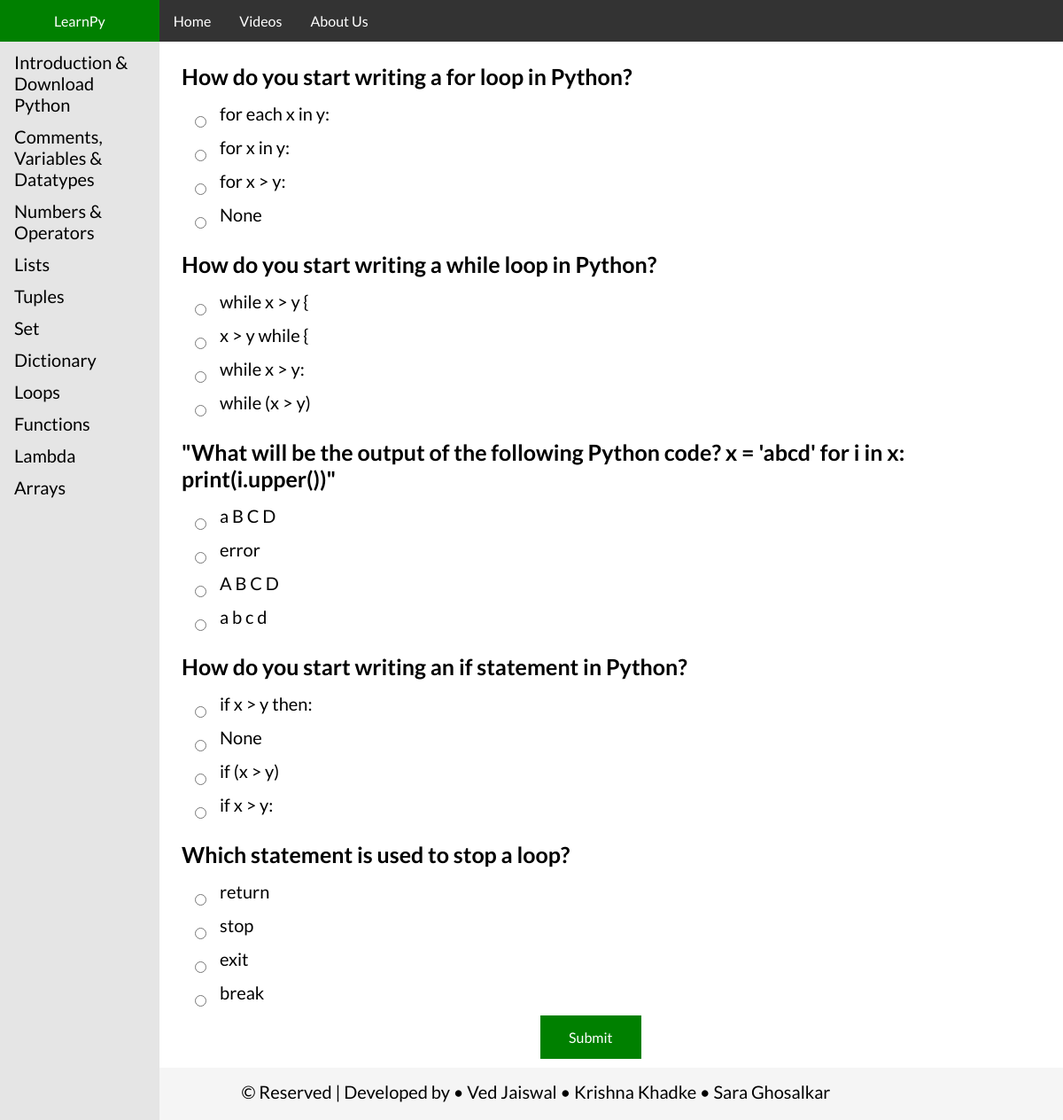
Screenshot of /quiz/loops with the database file from the repository.
### app.py (models this page shows, shortened)
class quizQues(db.Model):
    sno = db.Column(db.Integer, primary_key=True)
    title=db.Column(db.String(100),nullable=False)
    question = db.Column(db.String(200), nullable=False)
    option1 = db.Column(db.String(50), nullable=False)
    option2 = db.Column(db.String(50), nullable=False)
    option3 = db.Column(db.String(50), nullable=False)
    option4 = db.Column(db.String(50), nullable=False)

### app.py (the view)
@app.route('/quiz/<content>')
def quiz(content):
    global questionsdb
    global cont
    global questions_shuffled
    cont=content
    print("Hello")
    questionsdb=quizQues.query.filter_by(title=content).all()
    original_questions=dbToDict(questionsdb)
    questions = copy.deepcopy(original_questions)
    questions_shuffled = shuffle(questions)
    for i in questions.keys():
     random.shuffle(questions[i])
    return render_template("quiz.html",question=questions_shuffled,o=questions)

### app.py (called while the page is built)
def dbToDict(questionsdb):
    original_questions={}
    for i in questionsdb:
     original_questions.update({i.question:[i.option1,i.option2,i.option3,i.option4]})
    print(original_questions)
    return original_questions

def shuffle(q):
 selected_keys = []
 i = 0
 while i < len(q):
  a=list(q.keys())
  current_selection = random.choice(a)
  if current_selection not in selected_keys:
   selected_keys.append(current_selection)
   i = i+1
 return selected_keys

### templates/quiz.html (shortened to what this page needs)
{% extends 'base.html' %}
{% block body %}
<main >
<div class="quizpage">
    <form action="/quiz/evaluation" class="form_quiz" method="post">
        {% for i in question %}
        <h3 class="question">{{i}}</h3>
        {% for j in o[i] %}
        <div class="options_class">
            <input type='radio' class="input_options" id="{{j}}" value='{{j}}' name='{{i}}' />
            <label class="label_option" for="{{j}}">{{j}}</label>
        </div>
        {% endfor %}
        {% endfor %}
        <input type="submit" class="submit_quiz" onclick="check()" name="SubmitQuiz" value="Submit">
    </form>
</div>
</main>
{% endblock body %}

### static/learnPy.css (style rules this page uses)
* { font-family: 'Lato', sans-serif; margin-left: 0px; margin-top: 0px; margin-right: 0px; }
main { margin-left: 180px; font-size: 20px; padding: 10px 10px; margin-top: 46px; }
.submit_quiz { background-color: green; border: none; color: white; padding: 15px 32px; text-align: center; text-decoration: none; display: inline-block; font-size: 16px; margin-left: 35vw; cursor: pointer; }
.quizpage { display: flex; flex-direction: column; }
.question { font-size: 25px; margin: 15px; }
input[type="radio"] { margin-top: 15px; vertical-align: middle; }
.options_class { display: flex; margin-left: 20px; padding-left: 10px; padding-bottom: 10px; }
.input_options { margin-right: 15px; }

### rows the page displays
quizQues: question "How do you start writing a for loop in Python?", option3 "for each x in y:", option1 "for x in y:", option2 "for x > y:", option4 "None"
quizQues: question "How do you start writing a while loop in Python?", option4 "while x > y {", option3 "x > y while {", option1 "while x > y:", option2 "while (x > y)"
quizQues: question "\"What will be the output of the following Python code? x = 'abcd' for i in x: print(i.upper())\"", option3 "a B C D", option4 "error", option1 "A B C D", option2 "a b c d"
quizQues: question "How do you start writing an if statement in Python?", option3 "if x > y then:", option4 "None", option2 "if (x > y)", option1 "if x > y:"
quizQues: question "Which statement is used to stop a loop?", option2 "return", option4 "stop", option3 "exit", option1 "break"
